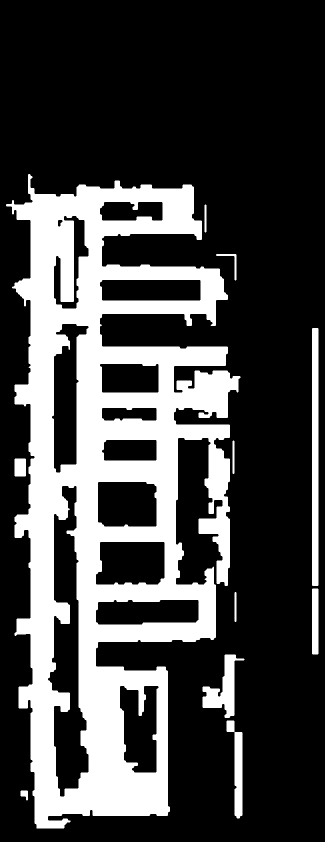
#> input picture tools/data/geomap_before_wall_smoothing.pgm, 649 x 1684 px (shown at 1/2 size)
$ python smooth_wall_map.py
#> lines starting #> are read from the running program, lines starting #| are printed output that depends on the picture; after the words box and inside, x2 and y2 are one past the last pixel; in counts of white or black regions, pixels touching at a corner belong together
#> in main, image is the input picture: shape (1684, 649); 27.4% white; 11 white regions, largest, box (x1, y1, x2, y2) and area: (12, 348, 481, 1657) 281373, (624, 656, 637, 1172) 6704, (405, 1309, 489, 1436) 4244
#!/usr/bin/env python3
"""Smooth shallow wall teeth/notches while preserving original aisle ridges.

Input stays immutable. Regenerate collision boxes after writing the map.
Only small boundary edits are permitted; isolated furniture and thin long
walls are retained. Additions cannot decrease clearance at original medial
ridge samples, or disconnect the originally connected traversable cores.
"""
import argparse
from pathlib import Path
import numpy as np
from PIL import Image
from scipy import ndimage as ndi


def ridge_mask(distance, minimum):
    ridge=np.zeros(distance.shape,bool)
    for dr,dc in [(1,0),(0,1),(1,1),(1,-1)]:
        a=ndi.shift(distance,(dr,dc),order=0,mode='constant',cval=0)
        b=ndi.shift(distance,(-dr,-dc),order=0,mode='constant',cval=0)
        ridge|=(distance>=a)&(distance>=b)&((distance>a)|(distance>b))
    return ridge&(distance>=minimum)


def small_blobs(mask,max_cells):
    labels,n=ndi.label(mask,np.ones((3,3)))
    sizes=np.bincount(labels.ravel())
    valid=(sizes<=max_cells);valid[0]=False
    return valid[labels]


def smooth(occupied,res=.05,radius=.10,max_area=.15):
#> called with res = 0.05, radius = 0.1, max_area = 0.15
    r=max(1,int(round(radius/res)));yy,xx=np.mgrid[-r:r+1,-r:r+1];disk=xx*xx+yy*yy<=r*r
    before=ndi.distance_transform_edt(~occupied)
    labels,n=ndi.label(occupied,np.ones((3,3)));areas=np.bincount(labels.ravel())*res*res
#> after `labels, n = ndi.label(occupied, np.ones((3, 3)))`:
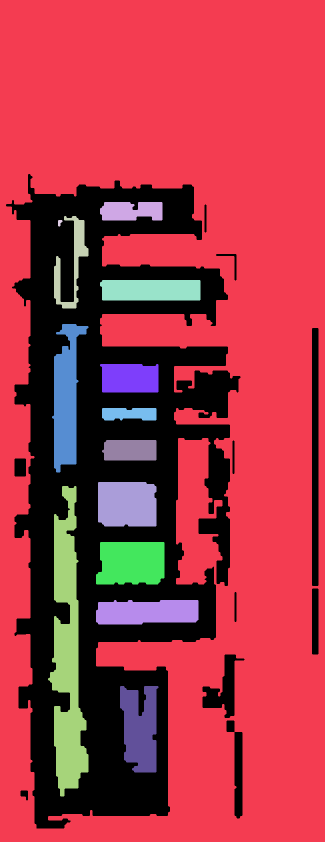
#> labels: shape (1684, 649) int32 (shown at 1/2 size); 15 distinct labels, from 0 to 14; one colour per label, 0 black
#> after `labels, n = ndi.label(occupied, np.ones((3, 3)))`: n = 14
#> after `areas = np.bincount(labels.ravel()) * res * res`: areas = [748, 1715.1, 10.18, 10.21, 0.203, 20.27, 30.01, 15.87, 6.15, 10.76, 25.4, 65.09, 26.98, 22.6, 25.39]
    removed=occupied&~ndi.binary_opening(occupied,structure=disk,border_value=1)
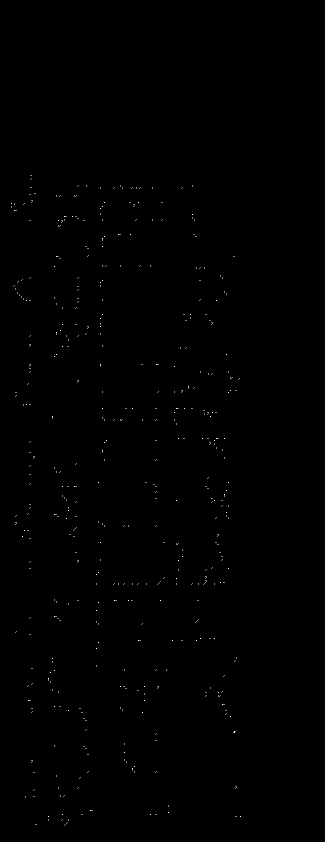
#> removed: shape (1684, 649) bool (shown at 1/2 size); 0.09% white in thin lines or dots, all inside (x1, y1, x2, y2) = (22, 350, 482, 1651)
    removed=small_blobs(removed,int(max_area/res**2))&(areas[labels]>=1.)
#> in small_blobs, `labels,n=ndi.label(mask,np.ones((3,3)))`: labels: shape (1684, 649) int32; 489 distinct labels, from 0 to 488
#> in small_blobs, `labels,n=ndi.label(mask,np.ones((3,3)))`: n = 488
#> in small_blobs, `sizes=np.bincount(labels.ravel())`: sizes = 489 values, max 1091936 at index 0, min 2 at index 1, mean 2235
    removed&=ndi.distance_transform_edt(occupied)<=r+1
    removed[:r]=False;removed[-r:]=False;removed[:,:r]=False;removed[:,-r:]=False
    opened=occupied&~removed
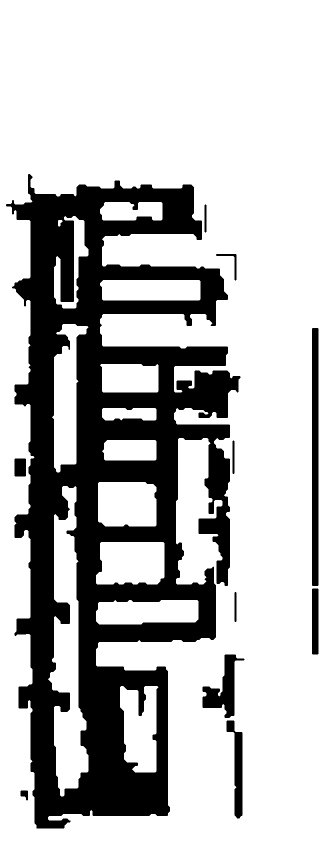
#> opened: shape (1684, 649) bool (shown at 1/2 size); 72.5% white; 11 black regions, largest, box (x1, y1, x2, y2) and area: (12, 348, 481, 1657) 282295, (624, 656, 637, 1172) 6704, (405, 1309, 489, 1436) 4274
    additions=ndi.binary_closing(opened,structure=disk,border_value=1)&~occupied
#> additions: shape (1684, 649) bool; 0.14% white; 162 white regions (154 under 20 px), largest, box (x1, y1, x2, y2) and area: (465, 881, 469, 948) 264, (469, 1184, 473, 1244) 236, (409, 409, 413, 465) 220
    additions=small_blobs(additions,int(max_area/res**2))
#> in small_blobs (call 2), `labels,n=ndi.label(mask,np.ones((3,3)))`: labels: shape (1684, 649) int32; 163 distinct labels, from 0 to 162
#> in small_blobs (call 2), `return valid[labels]`: returned value: shape (1684, 649) bool; 0.04% white in thin lines or dots, all inside (x1, y1, x2, y2) = (12, 348, 637, 1657)
    additions&=before<=r+1
    ridges=ridge_mask(before,minimum=.20/res)
#> after the loop in ridge_mask, `for dr,dc in [(1,0),(0,1),(1,1),(1,-1)]:`:
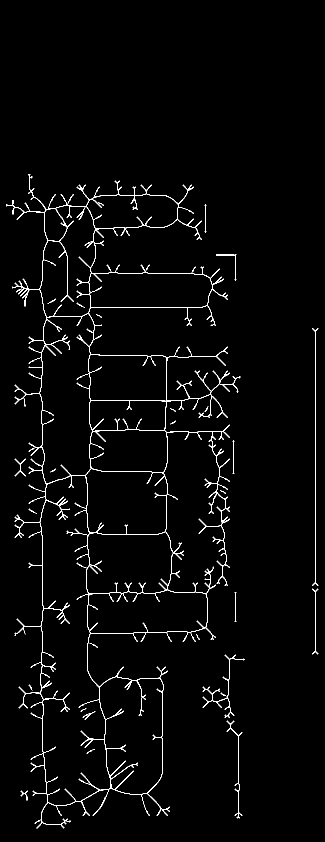
#> ridge: shape (1684, 649) bool (shown at 1/2 size); 2.2% white in thin lines or dots, all inside (x1, y1, x2, y2) = (12, 348, 637, 1657)
#> in ridge_mask, `return ridge&(distance>=minimum)`: returned value: shape (1684, 649) bool; 1.9% white in thin lines or dots, all inside (x1, y1, x2, y2) = (25, 354, 634, 1654)
    # Remove each new cell responsible for narrowing an original ridge. Repeat
    # because another equally close new cell may become the nearest obstacle.
    while additions.any():
        after,nearest=ndi.distance_transform_edt(~(opened|additions),return_indices=True)
        bad=ridges&(after+1e-6<before)
        if not bad.any():break
        rr,cc=nearest[:,bad]
        offenders=additions[rr,cc]
        if not offenders.any():raise RuntimeError('opening unexpectedly narrowed free space')
        additions[rr[offenders],cc[offenders]]=False
#> this loop made 5 passes
#> (rr, cc, offenders) on passes 3 to 4: ([1061, 1171, 1431, 1526, 1636], [134, 454, 282, 275, 478], [True, True, True, True, True]), ([1067, 1170, 1430, 1530, 1635], [134, 455, 283, 275, 479], [True, True, True, True, True])
#> pass 1, in smooth, `bad=ridges&(after+1e-6<before)`:
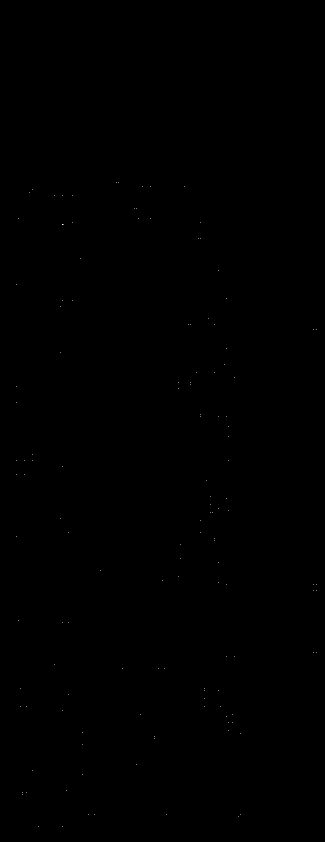
#> bad: shape (1684, 649) bool (shown at 1/2 size); 0.01% white in thin lines or dots, all inside (x1, y1, x2, y2) = (32, 364, 634, 1654)
#> after the loop: additions: shape (1684, 649) bool; 0.02% white; 20 white regions (17 under 20 px), largest, box (x1, y1, x2, y2) and area: (474, 1317, 489, 1321) 54, (48, 602, 52, 613) 38, (24, 422, 28, 429) 22
    result=opened|additions
#> result: shape (1684, 649) bool; 72.6% white; 11 black regions, largest, box (x1, y1, x2, y2) and area: (12, 348, 481, 1657) 282158, (624, 656, 637, 1172) 6704, (405, 1309, 476, 1436) 4220
    after=ndi.distance_transform_edt(~result)
    assert np.all(after[ridges]+1e-6>=before[ridges])
    for clearance in (.20,.30,.50,.55,.70):
        original,n=ndi.label(before*res>=clearance)
        new,_=ndi.label(after*res>=clearance)
        for component,sl in enumerate(ndi.find_objects(original),1):
            oldcore=original[sl]==component
            survivors=new[sl][oldcore]
            if (survivors==0).any() or len(np.unique(survivors))!=1:
                # Very conservative fallback: trim recess filling, retain only
                # opening, which can never narrow or disconnect a channel.
                result=opened;additions[:]=False;break
        if not additions.any():break
#> this loop made 5 passes
#> n on passes 1 to 5: 13, 18, 8, 7, 6
#> pass 1, in smooth, `original,n=ndi.label(before*res>=clearance)`:
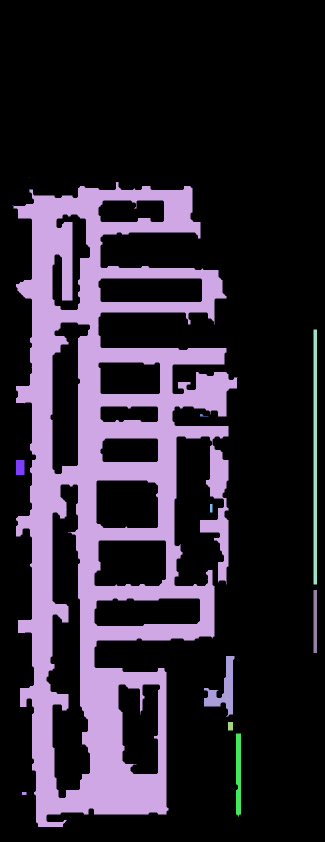
#> original: shape (1684, 649) int32 (shown at 1/2 size); 14 distinct labels, from 0 to 13; one colour per label, 0 black
#> pass 2, in smooth, `original,n=ndi.label(before*res>=clearance)`:
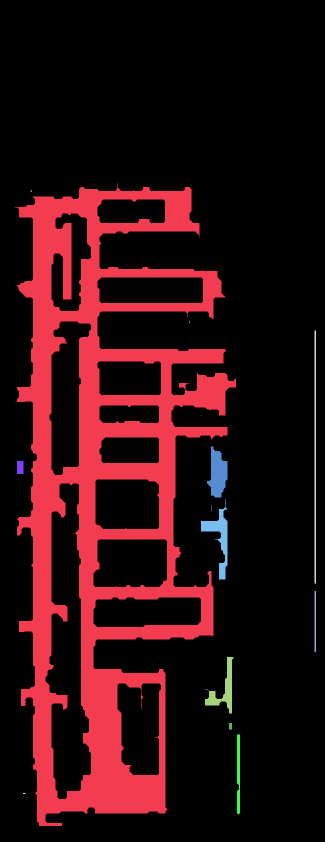
#> original: shape (1684, 649) int32 (shown at 1/2 size); 19 distinct labels, from 0 to 18; one colour per label, 0 black
    return result,dict(removed_cells=int(removed.sum()),filled_cells=int(additions.sum()),
                       protected_ridge_samples=int(ridges.sum()),radius_m=radius)


def main():
    root=Path(__file__).resolve().parents[1]
    ap=argparse.ArgumentParser();ap.add_argument('--input',type=Path,default=root/'tools/data/geomap_before_wall_smoothing.pgm');ap.add_argument('--output',type=Path,default=root/'src/hetero_fleet_bringup/maps/geomap.pgm');a=ap.parse_args()
    image=np.array(Image.open(a.input));assert set(np.unique(image))<={0,255},'binary map required'
    result,report=smooth(image<128)
#> report = {'removed_cells': 970, 'filled_cells': 211, 'protected_ridge_samples': 20223, 'radius_m': 0.1}
    Image.fromarray(np.where(result,0,255).astype('uint8')).save(a.output)
    print(report)
#| {'removed_cells': 970, 'filled_cells': 211, 'protected_ridge_samples': 20223, 'radius_m': 0.1}

if __name__=='__main__':main()
